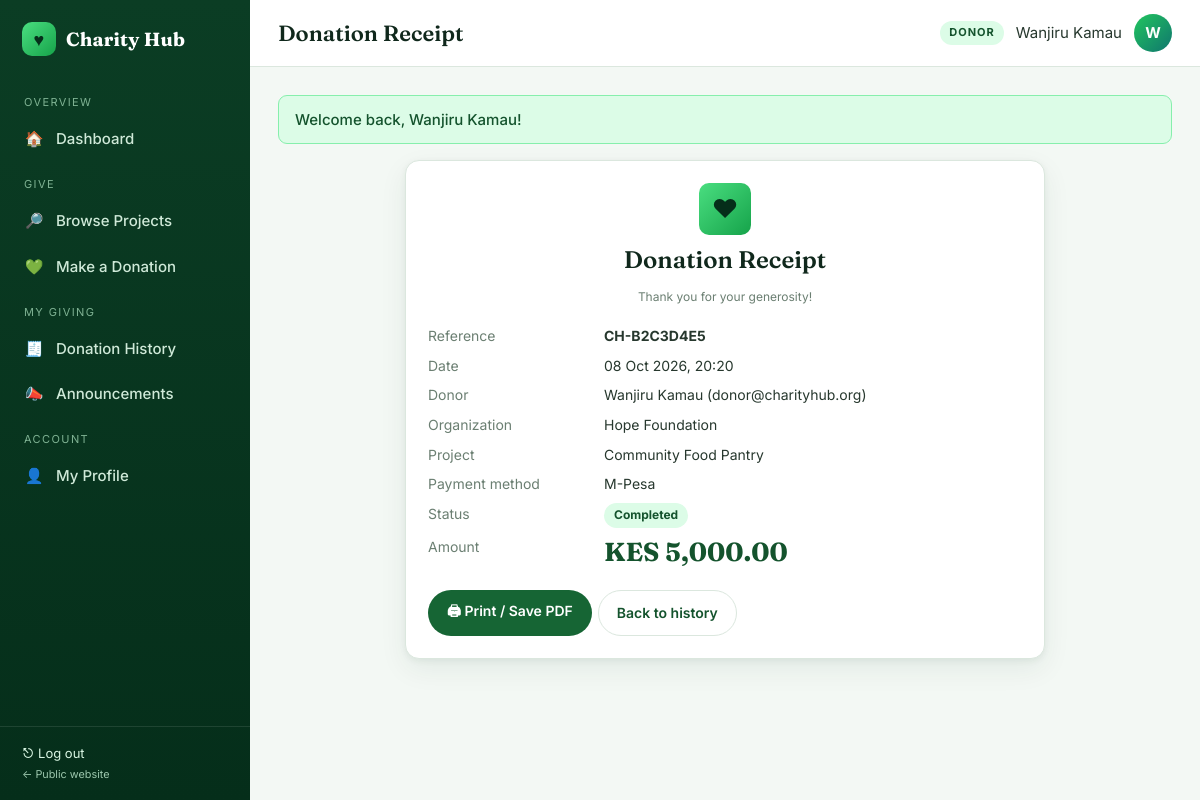
/donor/receipt.php?id=2 (signed in), run on the app's committed database.
### tables this page shows
CREATE TABLE donations (
  donation_id INT AUTO_INCREMENT PRIMARY KEY,
  donor_id INT NOT NULL,
  org_id INT NOT NULL,
  project_id INT NULL,
  amount DECIMAL(12,2) NOT NULL,
  payment_method ENUM('M-Pesa','Card','Bank Transfer','Cash') NOT NULL DEFAULT 'M-Pesa',
  reference VARCHAR(40) NOT NULL,
  message VARCHAR(255) NULL,
  anonymous TINYINT(1) NOT NULL DEFAULT 0,
  status ENUM('COMPLETED','PENDING') NOT NULL DEFAULT 'COMPLETED',
  created_at TIMESTAMP DEFAULT CURRENT_TIMESTAMP,
  FOREIGN KEY (donor_id) REFERENCES users(user_id) ON DELETE CASCADE,
  FOREIGN KEY (org_id) REFERENCES organizations(org_id) ON DELETE CASCADE,
  FOREIGN KEY (project_id) REFERENCES projects(project_id) ON DELETE SET NULL
);

CREATE TABLE users (
  user_id INT AUTO_INCREMENT PRIMARY KEY,
  name VARCHAR(150) NOT NULL,
  email VARCHAR(150) NOT NULL UNIQUE,
  password VARCHAR(255) NOT NULL,
  phone VARCHAR(20) NOT NULL,
  role ENUM('ADMIN','ORGANIZATION','DONOR','VOLUNTEER','BENEFICIARY') NOT NULL,
  status ENUM('ACTIVE','SUSPENDED') NOT NULL DEFAULT 'ACTIVE',
  created_at TIMESTAMP DEFAULT CURRENT_TIMESTAMP
);

CREATE TABLE organizations (
  org_id INT AUTO_INCREMENT PRIMARY KEY,
  user_id INT NOT NULL,
  organization_name VARCHAR(200) NOT NULL,
  description TEXT NULL,
  location VARCHAR(150) NULL,
  verification_status ENUM('PENDING','VERIFIED','REJECTED') NOT NULL DEFAULT 'PENDING',
  created_at TIMESTAMP DEFAULT CURRENT_TIMESTAMP,
  FOREIGN KEY (user_id) REFERENCES users(user_id) ON DELETE CASCADE
);

CREATE TABLE projects (
  project_id INT AUTO_INCREMENT PRIMARY KEY,
  org_id INT NOT NULL,
  title VARCHAR(200) NOT NULL,
  description TEXT NOT NULL,
  category VARCHAR(60) NOT NULL DEFAULT 'General',
  target_amount DECIMAL(12,2) NOT NULL DEFAULT 0,
  start_date DATE NULL,
  end_date DATE NULL,
  status ENUM('PLANNED','ONGOING','COMPLETED','ON_HOLD') NOT NULL DEFAULT 'ONGOING',
  created_at TIMESTAMP DEFAULT CURRENT_TIMESTAMP,
  FOREIGN KEY (org_id) REFERENCES organizations(org_id) ON DELETE CASCADE
);

### donor/receipt.php (the view, shortened to what this page needs)
<?php
require_once __DIR__ . '/../includes/bootstrap.php';
$d = db_one("SELECT d.*, o.organization_name, p.title, u.name donor, u.email FROM donations d JOIN organizations o ON o.org_id=d.org_id JOIN users u ON u.user_id=d.donor_id LEFT JOIN projects p ON p.project_id=d.project_id WHERE d.donation_id=? AND d.donor_id=?", [(int)($_GET['id'] ?? 0), current_user()['id']]);
$pageTitle = 'Donation Receipt';
include __DIR__ . '/../includes/header.php';
?>
<div class="card" style="max-width:640px;margin:auto"><div style="text-align:center;margin-bottom:18px"><div class="logo-mark" style="margin:0 auto 10px;width:52px;height:52px;font-size:26px">♥</div><h2 style="justify-content:center;font-size:24px">Donation Receipt</h2><p class="hint">Thank you for your generosity!</p></div>
<dl class="kv"><dt>Reference</dt><dd><b><?= e($d['reference']) ?></b></dd><dt>Date</dt><dd><?= fdate($d['created_at'], 'd M Y, H:i') ?></dd><dt>Donor</dt><dd><?= e($d['donor']) ?> (<?= e($d['email']) ?>)</dd>
<dt>Organization</dt><dd><?= e($d['organization_name']) ?></dd><dt>Project</dt><dd><?= e($d['title'] ?: 'General fund') ?></dd><dt>Payment method</dt><dd><?= e($d['payment_method']) ?></dd><dt>Status</dt><dd><?= status_badge($d['status']) ?></dd>
<dt>Amount</dt><dd style="font:700 26px var(--serif);color:var(--g-800)"><?= money($d['amount']) ?></dd></dl>
<div class="actions no-print" style="margin-top:22px"><button class="btn" onclick="window.print()">🖨 Print / Save PDF</button><a class="btn btn-light" href="<?= url('donor/history.php') ?>">Back to history</a></div></div>
<?php include __DIR__ . '/../includes/footer.php';

### includes/header.php (shortened to what this page needs)
<?php
$pageTitle = $pageTitle ?? 'Dashboard';
$u = current_user();
$menus = [
 'ADMIN' => [
   ['Overview', null], ['Dashboard','admin/dashboard.php','🏠'],
   ['Manage', null], ['Users','admin/users.php','👥'], ['Organizations','admin/organizations.php','🏢'],
   ['Donations','admin/donations.php','💚'], ['Projects','admin/projects.php','📁'], ['Events','admin/events.php','📅'],
   ['Insights', null], ['Reports','admin/reports.php','📊'], ['Announcements','admin/announcements.php','📣'],
   ['Account', null], ['My Profile','profile.php','👤'],
 ],
 'ORGANIZATION' => [
   ['Overview', null], ['Dashboard','organization/dashboard.php','🏠'],
   ['Programs', null], ['Projects','organization/projects.php','📁'], ['Events','organization/events.php','📅'],
   ['Volunteers','organization/volunteers.php','🙋'], ['Beneficiaries','organization/beneficiaries.php','🤝'],
   ['Money', null], ['Donations Received','organization/donations.php','💚'], ['Expenses','organization/expenses.php','🧾'],
   ['Insights', null], ['Reports','organization/reports.php','📊'], ['Announcements','announcements.php','📣'],
   ['Account', null], ['My Profile','profile.php','👤'],
 ],
 'DONOR' => [
   ['Overview', null], ['Dashboard','donor/dashboard.php','🏠'],
   ['Give', null], ['Browse Projects','donor/projects.php','🔎'], ['Make a Donation','donor/donate.php','💚'],
   ['My Giving', null], ['Donation History','donor/history.php','🧾'], ['Announcements','announcements.php','📣'],
   ['Account', null], ['My Profile','profile.php','👤'],
 ],
 'VOLUNTEER' => [
   ['Overview', null], ['Dashboard','volunteer/dashboard.php','🏠'],
   ['Volunteer', null], ['Open Events','volunteer/events.php','📅'], ['My Sign-ups','volunteer/my_events.php','✅'],
   ['Announcements','announcements.php','📣'],
   ['Account', null], ['My Profile','profile.php','👤'],
 ],
 'BENEFICIARY' => [
   ['Overview', null], ['Dashboard','beneficiary/dashboard.php','🏠'],
   ['Support', null], ['Request Assistance','beneficiary/request.php','🆘'], ['My Requests','beneficiary/requests.php','📋'],
   ['Announcements','announcements.php','📣'],
   ['Account', null], ['My Profile','profile.php','👤'],
 ],
];
$items = $menus[$u['role']] ?? [];
$self = str_replace('\\','/',$_SERVER['SCRIPT_NAME']);
?><!DOCTYPE html>
<html lang="en">
<head>
<link rel="stylesheet" href="<?= asset('css/app.css') ?>">
</head>
<body>
<div class="shell">
<aside class="sidebar">
  <a class="logo" href="<?= url(dashboard_path($u['role'])) ?>" style="text-decoration:none"><span class="logo-mark">♥</span> Charity Hub</a>
  <nav>
    <?php foreach ($items as $it): ?>
      <?php if ($it[1] === null): ?><div class="nav-label"><?= e($it[0]) ?></div>
      <?php else: $active = (substr($self, -strlen($it[1])) === $it[1]) ? 'active' : ''; ?>
        <a href="<?= url($it[1]) ?>" class="<?= $active ?>"><span class="ic"><?= $it[2] ?></span><?= e($it[0]) ?></a>
      <?php endif; ?>
    <?php endforeach; ?>
  </nav>
  <div class="side-foot"><a href="<?= url('auth/logout.php') ?>" style="color:#d8f5e2">⎋ Log out</a><br><small><a href="<?= url('index.php') ?>" style="color:#9cc7ad">← Public website</a></small></div>
</aside>
<div class="main">
  <div class="topbar">
    <div style="display:flex;align-items:center;gap:12px"><button class="menu-btn" id="menuBtn" aria-label="Menu">☰</button><h1><?= e($pageTitle) ?></h1></div>
    <div class="who"><span class="role-tag"><?= e($u['role']) ?></span><span class="name"><?= e($u['name']) ?></span><div class="avatar"><?= e(strtoupper(substr($u['name'],0,1))) ?></div></div>
  </div>
  <div class="content">
  <?php foreach (get_flash() as $f): ?>
    <div class="alert alert-<?= e($f['type']) ?>"><?= e($f['msg']) ?></div>
  <?php endforeach; ?>

### includes/bootstrap.php (shortened to what this page needs)
<?php
require_once ROOT_PATH . '/config/db.php';
function e($v) { return htmlspecialchars((string)($v ?? ''), ENT_QUOTES, 'UTF-8'); }
function url($path = '') { return BASE_URL . '/' . ltrim($path, '/'); }
function asset($path) { return url('assets/' . ltrim($path, '/')); }
function money($n) { return 'KES ' . number_format((float)$n, 2); }
function fdate($d, $fmt = 'd M Y') { return $d ? date($fmt, strtotime($d)) : '—'; }
function get_flash() { $f = $_SESSION['flash'] ?? []; unset($_SESSION['flash']); return $f; }
function db_run($sql, $params = []) {
    global $conn;
    $stmt = $conn->prepare($sql);
    if ($params) {
        $types = '';
        foreach ($params as $p) $types .= is_int($p) ? 'i' : (is_float($p) ? 'd' : 's');
        $stmt->bind_param($types, ...$params);
    }
    if (!$stmt->execute()) { error_log("SQL exec error: " . $stmt->error); $stmt->close(); return false; }
    return $stmt;
}
function db_all($sql, $params = []) {
    $s = db_run($sql, $params); if (!$s) return [];
    $r = $s->get_result(); $rows = $r ? $r->fetch_all(MYSQLI_ASSOC) : []; $s->close(); return $rows;
}
function db_one($sql, $params = []) { $rows = db_all($sql, $params); return $rows[0] ?? null; }
function dashboard_path($role) {
    return [
        'ADMIN' => 'admin/dashboard.php', 'ORGANIZATION' => 'organization/dashboard.php',
        'DONOR' => 'donor/dashboard.php', 'VOLUNTEER' => 'volunteer/dashboard.php',
        'BENEFICIARY' => 'beneficiary/dashboard.php',
    ][$role] ?? 'auth/login.php';
}
function current_user() { return $_SESSION['user'] ?? null; }
function status_badge($s) {
    $map = ['ACTIVE'=>'ok','VERIFIED'=>'ok','COMPLETED'=>'ok','APPROVED'=>'ok','FULFILLED'=>'ok','ONGOING'=>'info','OPEN'=>'info',
            'PENDING'=>'warn','SUBMITTED'=>'warn','PLANNED'=>'warn','SUSPENDED'=>'bad','REJECTED'=>'bad','DECLINED'=>'bad','CANCELLED'=>'bad','ON_HOLD'=>'warn','CLOSED'=>'muted'];
    $c = $map[strtoupper($s)] ?? 'muted';
    return '<span class="badge badge-' . $c . '">' . e(ucwords(strtolower(str_replace('_', ' ', $s)))) . '</span>';
}

### assets/css/app.css (style rules this page uses)
:root { --g-950:#052e1a; --g-900:#0b3d24; --g-800:#14532d; --g-700:#166534; --g-600:#16a34a; --g-500:#22c55e; --g-400:#4ade80; --g-300:#86efac; --g-200:#bbf7d0; --g-100:#dcfce7; --g-50:#f0fdf4; --teal:#0f766e; --lime:#a3e635; --gold:#f5b942; --ink:#10281c; --text:#27382e; --muted:#6b7f72; --line:#dbe7de; --bg:#f3f8f4; --white:#fff; --danger:#c0392b; --danger-bg:#fdecea; --warn:#8a6100; --warn-bg:#fff4d6; --info:#0b5e6b; --info-bg:#def3f6; --radius:14px; --radius-sm:9px; --shadow:0 2px 6px rgba(11,61,36,.06),0 10px 28px rgba(11,61,36,.07); --serif:'Fraunces',Georgia,'Times New Roman',serif; --sans:'Inter','Segoe UI',system-ui,-apple-system,Arial,sans-serif; }
* { box-sizing:border-box;margin:0;padding:0 }
html { scroll-behavior:smooth }
body { font-family:var(--sans);background:var(--bg);color:var(--text);line-height:1.55;font-size:15px }
a { color:var(--g-700);text-decoration:none }
h1,h2,h3,h4 { color:var(--ink);line-height:1.2 }
.btn { display:inline-flex;align-items:center;justify-content:center;gap:8px;padding:10px 18px;border-radius:999px;border:1.5px solid transparent; font:600 14px var(--sans);cursor:pointer;transition:.2s;text-decoration:none!important;background:var(--g-700);color:#fff }
.btn-light { background:#fff;color:var(--g-800);border-color:var(--line) }
.shell { display:flex;min-height:100vh }
.sidebar { width:250px;background:linear-gradient(180deg,var(--g-900),var(--g-950));color:#cfe9d8;position:fixed;inset:0 auto 0 0;display:flex;flex-direction:column;z-index:40;transition:transform .25s }
.sidebar .logo { display:flex;align-items:center;gap:10px;padding:22px 22px 18px;font:700 19px var(--serif);color:#fff;letter-spacing:.2px }
.logo-mark { width:34px;height:34px;border-radius:10px;background:linear-gradient(135deg,var(--g-400),var(--g-600));display:grid;place-items:center;color:#052e1a;font-size:18px }
.sidebar nav { padding:6px 12px;flex:1;overflow-y:auto }
.nav-label { font-size:11px;letter-spacing:1.4px;text-transform:uppercase;color:#7fb293;padding:14px 12px 6px }
.sidebar nav a { display:flex;align-items:center;gap:12px;padding:10px 12px;border-radius:10px;color:#cfe9d8;font-weight:500;margin-bottom:2px;text-decoration:none }
.sidebar nav a .ic { width:20px;text-align:center }
.sidebar .side-foot { padding:16px 22px;border-top:1px solid rgba(255,255,255,.1);font-size:13px;color:#9cc7ad }
.main { margin-left:250px;flex:1;min-width:0;display:flex;flex-direction:column }
.topbar { background:#fff;border-bottom:1px solid var(--line);padding:14px 28px;display:flex;align-items:center;justify-content:space-between;gap:16px;position:sticky;top:0;z-index:30 }
.topbar h1 { font:600 22px var(--serif) }
.topbar .who { display:flex;align-items:center;gap:12px }
.avatar { width:38px;height:38px;border-radius:50%;background:linear-gradient(135deg,var(--g-500),var(--teal));color:#fff;display:grid;place-items:center;font-weight:700 }
.role-tag { font-size:11px;text-transform:uppercase;letter-spacing:1px;background:var(--g-100);color:var(--g-800);padding:3px 9px;border-radius:999px;font-weight:700 }
.content { padding:28px;max-width:1280px;width:100% }
.card { background:#fff;border:1px solid var(--line);border-radius:var(--radius);box-shadow:var(--shadow);padding:22px;margin-bottom:22px }
.card h2 { font:600 18px var(--serif);margin-bottom:14px;display:flex;justify-content:space-between;align-items:center;gap:10px }
.actions { display:flex;gap:6px;flex-wrap:wrap }
.badge { display:inline-block;padding:3px 10px;border-radius:999px;font-size:12px;font-weight:700 }
.badge-ok { background:var(--g-100);color:var(--g-800) }
.alert { padding:12px 16px;border-radius:var(--radius-sm);margin-bottom:16px;font-weight:500;border:1px solid }
.alert-success { background:var(--g-100);color:var(--g-800);border-color:var(--g-300) }
.hint { font-size:12px;color:var(--muted);margin-top:4px }
.kv { display:grid;grid-template-columns:160px 1fr;gap:8px 16px;font-size:14px }
.kv dt { color:var(--muted) }

### data on the page
donations: donor.name "Wanjiru Kamau", donor.name "W", reference "CH-B2C3D4E5", created_at "08 Oct 2026, 20:20", donor.email "donor@charityhub.org", org.organization_name "Hope Foundation", project.title "Community Food Pantry", payment_method "M-Pesa", status "Completed", amount "KES 5,000.00"

### other printed values
$it[0] "OVERVIEW"
$it[2] "🏠"
$it[0] "Dashboard"
$it[0] "GIVE"
$it[2] "🔎"
$it[0] "Browse Projects"
$it[2] "💚"
$it[0] "Make a Donation"
$it[0] "MY GIVING"
$it[2] "🧾"
$it[0] "Donation History"
$it[2] "📣"
$it[0] "Announcements"
$it[0] "ACCOUNT"
$it[2] "👤"
